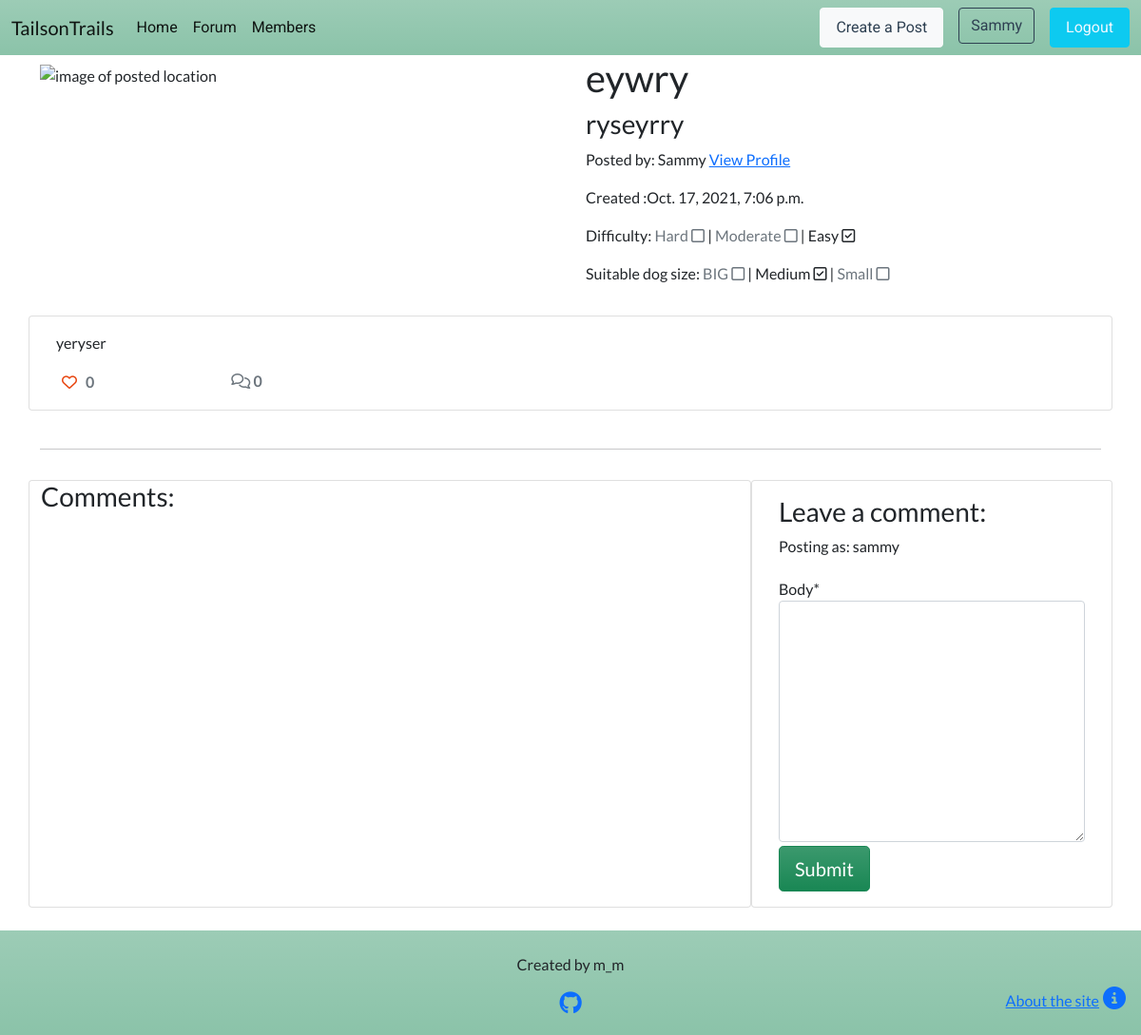
The app's page /eywry/ (signed in), older data.
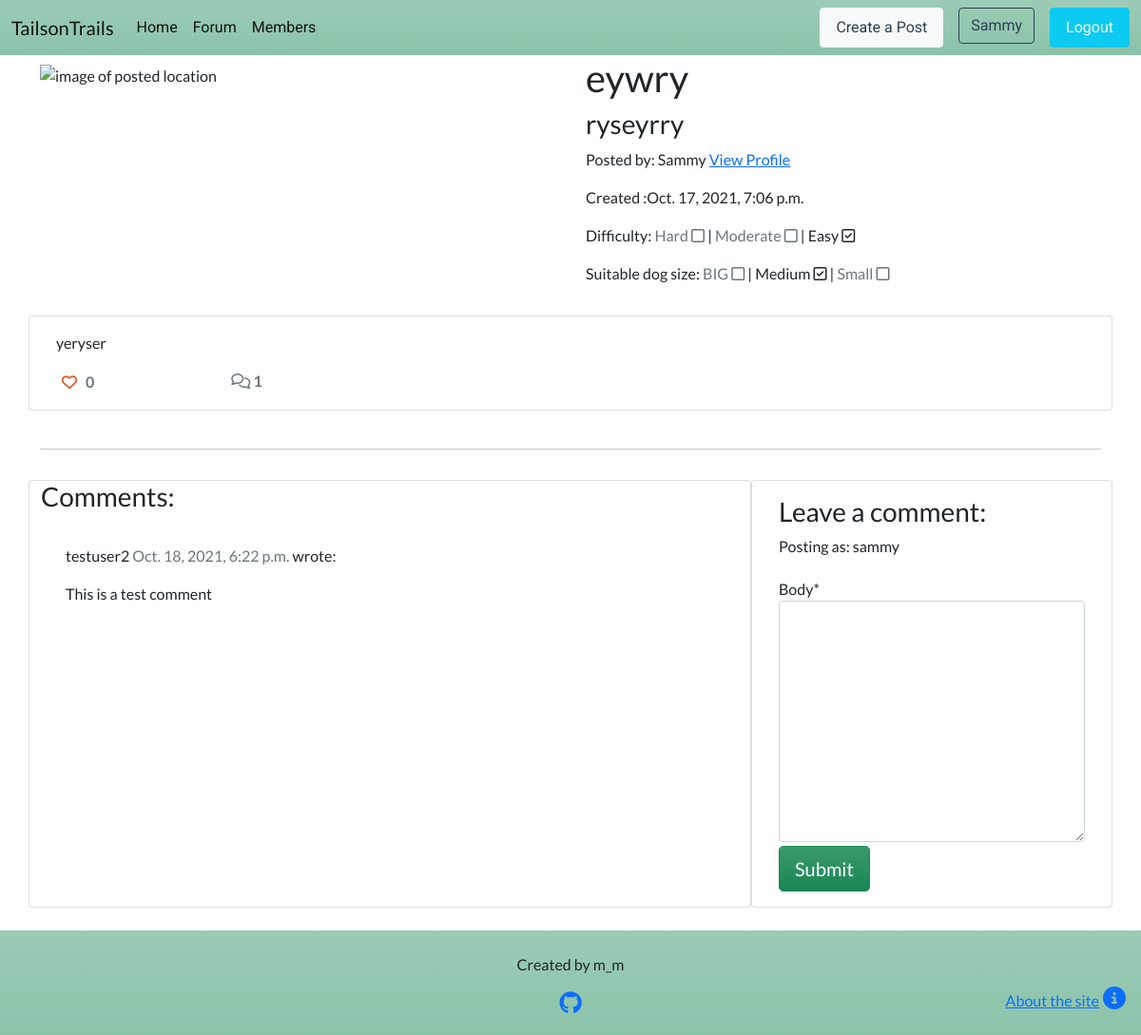
The same page, newer data.
### forum/models.py (models this page shows, shortened)
class Comment(models.Model):
    post = models.ForeignKey(Post, on_delete=models.CASCADE,
                             related_name="comments")
    name = models.CharField(max_length=80)
    email = models.EmailField()
    body = models.TextField()
    created_on = models.DateTimeField(auto_now_add=True)
    approved = models.BooleanField(default=False)
    class Meta:
        ordering = ["created_on"]

### forum/views.py (the view, shortened to what this page needs)
# urls.py: path('<slug:slug>/', views.PostDetail.as_view(), name='post_detail'),
class PostDetail(View):
    @method_decorator(login_required, name='home')
    def get(self, request, slug, *args, **kwargs):
        queryset = Post.objects.filter(status=1)
        post = get_object_or_404(queryset, slug=slug)
        comments = post.comments.filter(approved=True).order_by("-created_on")
        liked = False
        if post.likes.filter(id=self.request.user.id).exists():
            liked = True
        return render(
            request,
            "post_detail.html",
            {
                "post": post,
                "comments": comments,
                "commented": False,
                "liked": liked,
                "comment_form": CommentForm()
            },
        )

### forum/forms.py
class CommentForm(forms.ModelForm):
    class Meta:
        model = Comment
        fields = ('body',)

### forum/models.py (called while the page is built)
    def number_of_likes(self):
        return self.likes.count()

### templates/post_detail.html (shortened to what the changed rows need)
{% extends 'base.html' %}
{% load static %}
{% block content %}
{% load crispy_forms_filters %}
<div class="masthead">
    <div class="container">
        <div class="row g-0">
            <div class="col-md-6 ps-3">
                <h1 class="post-title">{{ post.title }}</h1>
            </div>
        </div>
    </div>
</div>
<div class="container">
    <div class="row">
        <div class="col card mb-4  mt-3 left  top">
            <div class="card-body">
                <div class="row text-nowrap">
                    <div class="col-1">
                        {% with comments.count as total_comments %}
                        <strong class="text-secondary"><i class="far fa-comments"></i>
                            {{ total_comments }}</strong>
                        {% endwith %}
                    </div>
                </div>
            </div>
        </div>
    </div>
    <div class="row">
        <div class="col-md-8 card mb-4  mt-3 ">
            <div class="card-body">
                {% for comment in comments %}
                <div class="comments" style="padding: 10px;">
                    <p class="font-weight-bold">
                        {{ comment.name }}
                        <span class=" text-muted font-weight-normal">
                            {{ comment.created_on }}
                        </span> wrote:
                    </p>
                    {{ comment.body | linebreaks }}
                </div>
                {% endfor %}
            </div>
        </div>
    </div>
</div>
{% endblock content %}

Row changes from the older to the newer data that the page shows:
now on this page (row edited): Comment: name "testuser2", created_on "Oct. 18, 2021, 6:22 p.m.", body "This is a test comment"
Text that changed along with them:
{{ total_comments }}: "0" → "1"
